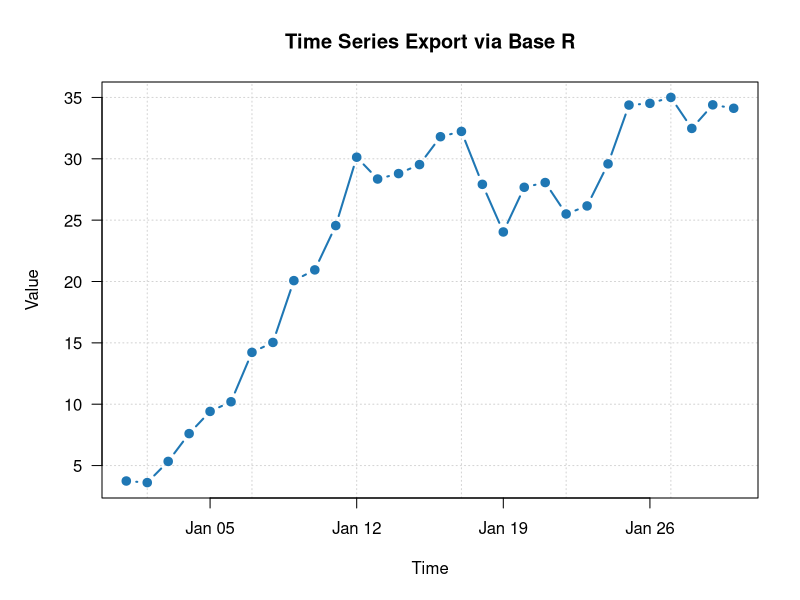

The R source for this figure:
# Aside from the path, this file is AI generated (Chrome Gemini)


# 1. Create dummy time series data (Replace this with your actual dataset)
set.seed(42)
time_data  <- seq(as.Date("2026-01-01"), as.Date("2026-01-30"), by = "day")
value_data <- cumsum(rnorm(30, mean = 1, sd = 2)) 

# 2. Open the built-in base R SVG graphics device
# This creates a file named "time_series.svg" in your current working directory
svg("~/Workspace/ghastman/ECON27000/Hello_World_SVG.svg", width = 8, height = 5)

# 3. Configure plot margins (bottom, left, top, right)
par(mar = c(5, 5, 4, 2) + 0.1)

# 4. Generate the time series plot
plot(
  x = time_data, 
  y = value_data, 
  type = "b",          # "b" creates both lines and points
  pch = 19,            # Solid circles for points
  col = "#1f77b4",     # Professional blue hex code
  lwd = 2,             # Line width
  xlab = "Time", 
  ylab = "Value",
  main = "Time Series Export via Base R",
  las = 1,             # Rotates y-axis labels to stay horizontal
  panel.first = grid() # Adds a light background grid behind the data
)

# 5. Close the graphics device to finalize and save the SVG file
dev.off()
